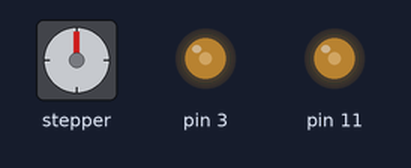
Recording of a sketch running on a simulated Arduino Uno, built with avr-gcc and run on an emulated ATmega328P. On the bench: stepper motor, output pins drawn as LEDs (lit = HIGH). Stepper angles assume 200 steps per turn.

Above: at 0.15 s.
At 10.09 s:
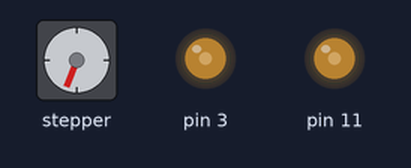
At 19.02 s:
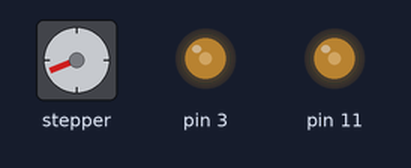
At 38.38 s:
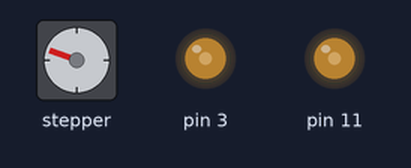
Timing chart, 0 to 40.0 s (numbered marks = the images above):
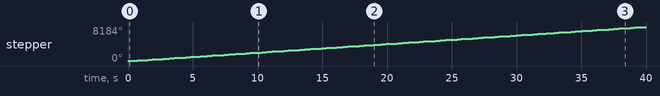

Measured:
- by itself, stepper: keeps turning clockwise at about 205°/s

The sketch:

AccelStepperDemo.ino
```cpp
#include <AccelStepper.h>
/* This Rugged Motor Driver application demonstrates the use of the AccelStepper
 * library for stepper motor control with ramp-up and ramp-down of speed.
 * The AccelStepper library can be downloaded from:
 *
 *     http://www.open.com.au/mikem/arduino/AccelStepper
 *
 * Assumptions:
 *   - bipolar stepper motor connected to the 2 phases
 *   - 8V-30V supply connected to Vin
 *   - Vin jumper is cut (J21) if Vin>15V (OK up to 24V for Ruggeduino)
 *
 * The behavior is as follows:
 *
 *   - The motor accelerates up to 300 steps per second for a total travel of 4000 steps
 *   - The motor then decelerates and reverses direction for another travel of 4000 steps
 *   - The process repeats
 *
 * This software is licensed under the GNU General Public License (GPL) Version
 * 3 or later. This license is described at
 * http://www.gnu.org/licenses/gpl.html
 *
 * Application Version 1.0 -- October 2011 Rugged Circuits LLC
 * http://ruggedcircuits.com
 */

// Define an AccelStepper object controlling direction pins D12 and D13 (default
// Rugged Motor Driver connections)
AccelStepper stepper1(2,12,13);

void setup()
{
  // Set power on pins D3 and D11, the ENABLE1 and ENABLE2 pins. The parameter
  // is in the range 0 (no power) to 255 (maximum power).
    analogWrite(3, 100);
    analogWrite(11, 100);

  // Set step speed in steps per second
    stepper1.setMaxSpeed(300.0);

  // Set acceleration/deceleration in steps per second per second
    stepper1.setAcceleration(300.0);

  // Begin motion
    stepper1.moveTo(86);

  // Change from divide-by-64 prescale on Timer 2 to divide by 8 to get
  // 8-times faster PWM frequency (976 Hz --> 7.8 kHz). This should prevent
  // overcurrent conditions for steppers with high voltages and low inductance.
  TCCR2B = _BV(CS21);
}

void loop()
{
  // Once the motor has reached its target position, decelerate and move to the
  // same position in the other direction.
    if (stepper1.distanceToGo() == 0) {
      stepper1.moveTo(stepper1.currentPosition() + 171);
    }
    stepper1.run();
}
// vim: syntax=c cindent expandtab ts=2 sw=2
```
